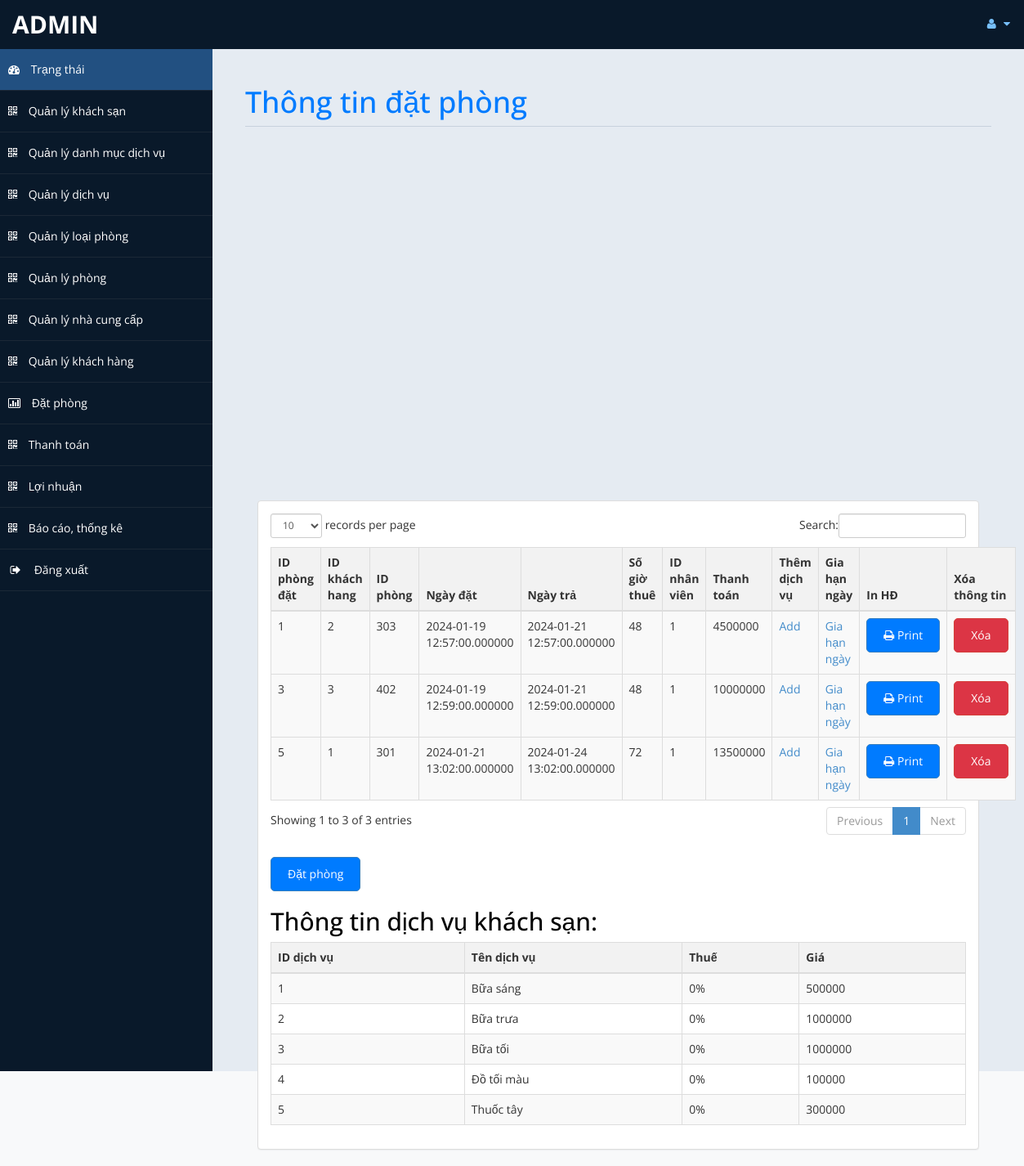
The app's page /admin/datphong.php (signed in) with its own data.
### tables this page shows
CREATE TABLE `datphong` (
  `IDDP` varchar(10) NOT NULL,
  `IDKH` varchar(10) NOT NULL,
  `IDPHONG` varchar(10) NOT NULL,
  `NGAYDAT` datetime(6) NOT NULL,
  `NGAYTRA` datetime(6) NOT NULL,
  `TIMEO` int(20) NOT NULL,
  `IDUSER` varchar(10) NOT NULL,
  `THANHTOAN` float NOT NULL,
  `TRANGTHAITT` int(10) NOT NULL,
  `sodvsd` int(20) NOT NULL
);

CREATE TABLE `dichvu` (
  `IDDV` varchar(10) NOT NULL,
  `TENDV` varchar(200) NOT NULL,
  `THUE` varchar(100) NOT NULL,
  `GIA` float NOT NULL,
  `IDDM` varchar(10) NOT NULL
);

### admin/datphong.php (the view, shortened to what this page needs)
<!DOCTYPE html>
<html xmlns="http://www.w3.org/1999/xhtml">
<head>
    <link href="assets/css/bootstrap.css" rel="stylesheet" />
    <link href="assets/css/font-awesome.css" rel="stylesheet" />
    <link href="assets/css/thongtin.css" rel="stylesheet" />
	<link rel="stylesheet" href="assets/css/morris.css">
    <link href="assets/css/custom-styles.css" rel="stylesheet" />
    <link href="assets/js/dataTables/dataTables.bootstrap.css" rel="stylesheet" />
</head>
<body>
    <div id="wrapper">
        <nav class="navbar navbar-default top-navbar" role="navigation">
            <div class="navbar-header">
                <a class="navbar-brand" href="home.php"><?php echo $_SESSION["user"]; ?> </a>
            </div>
            <ul class="nav navbar-top-links navbar-right">
                <li class="dropdown">
                    <a class="dropdown-toggle" data-toggle="dropdown" href="#" aria-expanded="false">
                        <i class="fa fa-user fa-fw"></i> <i class="fa fa-caret-down"></i>
                    </a>
                </li>
            </ul>
        </nav>
        <nav class="navbar-default navbar-side" role="navigation">
        <div class="sidebar-collapse">
                <ul class="nav" id="main-menu">
                    <li>
                        <a class="active-menu" href="home.php"><i class="fa fa-dashboard"></i> Trạng thái</a>
                    </li>
                    <li>
                        <a  href="khachsan.php"><i class="fa fa-qrcode"></i> Quản lý khách sạn</a>
                    </li>
                    <li>
                        <a href="danhmuc.php"><i class="fa fa-qrcode"></i> Quản lý danh mục dịch vụ</a>
                    </li>
                    <li>
                        <a  href="dichvu.php"><i class="fa fa-qrcode"></i> Quản lý dịch vụ</a>
                    </li>
                    <li>
                        <a href="loaiphong.php"><i class="fa fa-qrcode"></i> Quản lý loại phòng</a>
                    </li>
                    <li>
                        <a  href="phong.php"><i class="fa fa-qrcode"></i> Quản lý phòng</a>
                    </li>
                    <li>
                        <a href="nhacungcap.php"><i class="fa fa-qrcode"></i> Quản lý nhà cung cấp</a>
                    </li>
                    <li>
                        <a  href="khachhang.php"><i class="fa fa-qrcode"></i> Quản lý khách hàng</a>
                    </li>
                    <li>
                        <a href="datphong.php"><i class="fa fa-bar-chart-o"></i> Đặt phòng</a>
                    </li>
                    <li>
                        <a href="payment.php"><i class="fa fa-qrcode"></i> Thanh toán</a>
                    </li>
                    <li>
                        <a  href="profit.php"><i class="fa fa-qrcode"></i> Lợi nhuận</a>
                    </li>
                    <li>
                        <a href="quanlythongke.php"><i class="fa fa-qrcode"></i> Báo cáo, thống kê</a>
                    </li>
                    <li>
    <a href="#" onclick="confirmLogout();">
        <i class="fa fa-sign-out fa-fw"></i> Đăng xuất
    </a>
</li>
					</ul>
            </div>
        </nav>
        <div id="page-wrapper" >
        <div id="page-inner">
			 <div class="row">
                    <div class="col-md-12">
                        <h1 class="page-header">
                           Thông tin đặt phòng<small> </small>
                        </h1>
                    </div>
                </div>
			<?php
                include('db.php');
            ?>
            <br>
				<br>
				<br>
				<br><div id="chart"></div>
        <div class="col-md-12">
                    <div class="panel panel-default">
                        <div class="panel-body">
                            <div class="table-responsive table-striped-body">
                                <table class="table table-striped table-bordered table-hover" id="dataTables-example">
                                    <thead>
                                        <tr>
											<th>ID phòng đặt</th>
                                            <th>ID khách hang</th>
                                            <th>ID phòng</th>
											<th>Ngày đặt</th>
                                            <th>Ngày trả</th>
											<th>Số giờ thuê</th>
                                            <th>ID nhân viên</th>
                                            <th>Thanh toán</th>
                                            <th>Thêm dịch vụ</th>
                                            <th>Gia hạn ngày</th>
                                            <th>In HĐ</th>
                                            <th>Xóa thông tin</th>
                                        </tr>
                                    </thead>
                                    <tbody>
									<?php
										$sql="select * from datphong";
										$re = mysqli_query($con,$sql);
										while($row = mysqli_fetch_array($re)) {
                                            $id = $row['IDDP'];
                                            echo "<tr class='" . ($id % 2 == 1 ? 'gradeC' : 'gradeU') . "'>";
                                            echo "<td>" . $row['IDDP'] . "</td>";
                                            echo "<td>" . $row['IDKH'] . "</td>";
                                            echo "<td>" . $row['IDPHONG'] . "</td>";
                                            echo "<td>" . $row['NGAYDAT'] . "</td>";
                                            echo "<td>" . $row['NGAYTRA'] . "</td>";
                                            echo "<td>" . $row['TIMEO'] . "</td>";
                                            echo "<td>" . $row['IDUSER'] . "</td>";
                                            echo "<td>" . $row['THANHTOAN'] . "</td>";
                                            echo "<td>
                                            <a href='add_dichvu.php?id=$id'>Add</a>
                                            </td>";
                                            echo "<td>
                                            <a href='giahanngay.php?id=$id'>Gia hạn ngày</a>
                                            </td>";
                                            echo "<td>
                                            <a href=print.php?pid=".$id ." <button class='btn btn-primary'> <i class='fa fa-print' ></i> Print</button>
                                            </td>";
                                            echo "<td>
                                            <a href='javascript:void(0);' onclick='confirmDelete($id)' class='btn btn-danger'>Xóa</a>                                            </td>";
                                            echo "</tr>";
                                        }
									?>
                                    </tbody>
                                </table>
                                <div class="btn-container">
                            <a href="datphongdv.php" class="btn btn-primary">Đặt phòng</a>
                        </div>
                                <h2>Thông tin dịch vụ khách sạn:</h2>
                                <table class="table table-striped table-bordered table-hover" id="dataTables-example">
                                    <thead>
                                        <tr>
											<th>ID dịch vụ</th>
                                            <th>Tên dịch vụ</th>
                                            <th>Thuế</th>
											<th>Giá</th>
                                        </tr>
                                    </thead>
                                    <tbody>
									<?php
										$sql="select * from dichvu";
										$re = mysqli_query($con,$sql);
										while($row = mysqli_fetch_array($re)) {
                                            $id = $row['IDDV'];
                                            echo "<tr class='" . ($id % 2 == 1 ? 'gradeC' : 'gradeU') . "'>";
                                            echo "<td>" . $row['IDDV'] . "</td>";
                                            echo "<td>" . $row['TENDV'] . "</td>";
                                            echo "<td>" . $row['THUE'] . "</td>";
                                            echo "<td>" . $row['GIA'] . "</td>";
                                            echo "</tr>";
                                        }
									?>
                                    </tbody>
                                </table>
                            </div>
                        </div>
                    </div>
                </div>
                </div>
            </div>
    </div>
</body>
</html>

### admin/assets/css/thongtin.css (style rules this page uses)
body { font-family: Arial, sans-serif; background-color: #f8f9fa; }
#page-inner { padding: 20px; }
h1.page-header { color: #007bff; margin-bottom: 30px; }
table { width: 100%; border-collapse: collapse; margin-top: 20px; }
th, td { border: 1px solid #dee2e6; padding: 12px; text-align: left; }
tr.gradeC { background-color: #f2f2f2; }
tr.gradeU { background-color: #e6e6e6; }
.btn { padding: 10px 20px; border-radius: 5px; text-decoration: none; color: #fff; }
.btn-primary { background-color: #007bff; }
.btn-danger { background-color: #dc3545; }
.btn-container { margin-top: 20px; }
#dataTables-example { width: 100%; margin: 1em 0; border-collapse: collapse; border-spacing: 0; }
#dataTables-example th { background-color: #f2f2f2; font-weight: bold; padding: 8px; text-align: left; }
#dataTables-example td { padding: 8px; border-bottom: 1px solid #ddd; }
#dataTables-example tbody tr.gradeC { background-color: #f9f9f9; }
#dataTables-example tbody tr.gradeU { background-color: #ffffff; }

### admin/assets/css/custom-styles.css (style rules this page uses)
body { font-family: 'Open Sans', sans-serif; }
#wrapper { width: 100%; background:#09192A; }
#page-wrapper { padding: 15px 15px; min-height: 600px; background:#E5EBF2; }
#page-inner { width:100%; margin:10px 20px 10px 0px; background-color:transparent; padding:10px; min-height:1200px; }
h1, .h1, h2, .h2, h3, .h3 { margin-bottom: -5px; }
h2 { color: #000; }
.page-header { padding-bottom: 9px; margin: 10px 0 45px; border-bottom: 1px solid #C7D1DD; }
.top-navbar { margin:0px; }
.top-navbar .navbar-brand { color: #fff; width: 260px; text-align: left; height: 60px; font-size: 30px; font-weight: 700; text-transform: uppercase; line-height: 30px; }
.top-navbar .nav > li { position: relative; display: inline-block; }
.top-navbar .nav > li > a { position: relative; display: block; padding: 19px 15px; color: #77C0FD; }
.active-menu { background-color:#225081!important; }
.sidebar-collapse , .sidebar-collapse .nav { background:none; }
.sidebar-collapse .nav { padding:0; }
.sidebar-collapse .nav > li > a { color:#fff; background:transparent; text-shadow:none; }
.sidebar-collapse > .nav > li > a { padding:15px 10px; }
.sidebar-collapse > .nav > li { border-bottom: 1px solid rgba(107, 108, 109, 0.19); }
.navbar-side { border:none; background-color: transparent; }
.top-navbar { background:#09192A; border-bottom:none; }
.top-navbar .nav > li > a > i { margin-right: 2px; }
.navbar-default { border:0px solid black; }
.navbar-header { background: #09192A; }
.nav > li > a > i { margin-right:10px; }
@media (min-width:768px) { #page-wrapper { margin: 0 0 0 260px; padding: 15px 30px; min-height: 1200px; } }
@media (min-width:768px) { .navbar-side { z-index: 1; position: absolute; width: 260px; } }
@media (min-width:768px) { .navbar { border-radius: 0px; } }

### records on screen
datphong: IDDP "1", IDKH "2", IDPHONG "303", NGAYDAT "2024-01-19 12:57:00.000000", NGAYTRA "2024-01-21 12:57:00.000000", TIMEO "48", IDUSER "1", THANHTOAN "4500000"
datphong: IDDP "3", IDKH "3", IDPHONG "402", NGAYDAT "2024-01-19 12:59:00.000000", NGAYTRA "2024-01-21 12:59:00.000000", TIMEO "48", IDUSER "1", THANHTOAN "10000000"
datphong: IDDP "5", IDKH "1", IDPHONG "301", NGAYDAT "2024-01-21 13:02:00.000000", NGAYTRA "2024-01-24 13:02:00.000000", TIMEO "72", IDUSER "1", THANHTOAN "13500000"
dichvu: IDDV "1", TENDV "Bữa sáng", THUE "0%", GIA "500000"
dichvu: IDDV "2", TENDV "Bữa trưa", THUE "0%", GIA "1000000"
dichvu: IDDV "3", TENDV "Bữa tối", THUE "0%", GIA "1000000"
dichvu: IDDV "4", TENDV "Đồ tối màu", THUE "0%", GIA "100000"
dichvu: IDDV "5", TENDV "Thuốc tây", THUE "0%", GIA "300000"

### other values on screen
$_SESSION["user"] "ADMIN"
